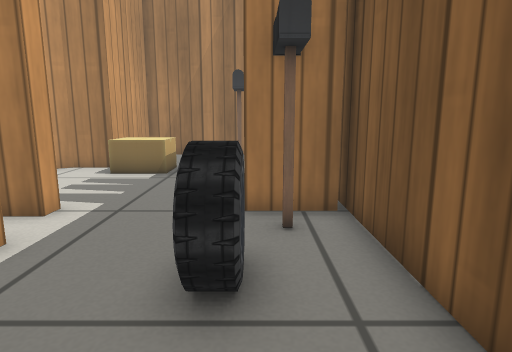
view 1 (above)

14 first-person views from a walk through a world built for the Gazebo simulator. The camera is 0.5 m above the floor, tilts 10° down and sees 75° across. Floor lines are 1 m apart. The floor is counted in squares, 0.25 m on a side. Each view is taken from the middle of a square. On the plan, view 1 faces up. The plan holds only what a view shows up to about 18 squares ahead; the rest is blank. The place goes on beyond the plan. Gazebo's built-in surfaces are drawn with simple patterns.

view 2
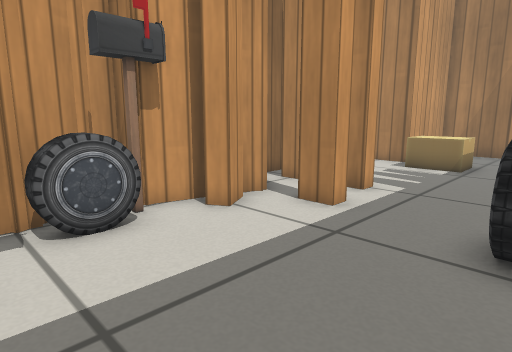

view 3
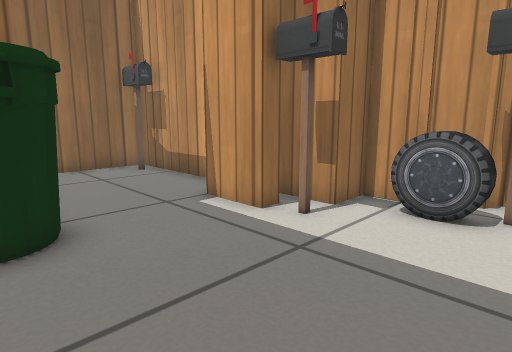

view 4
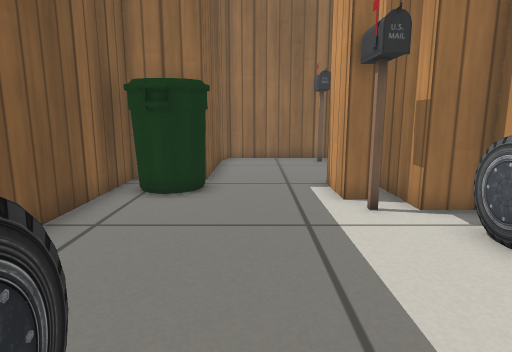

view 5
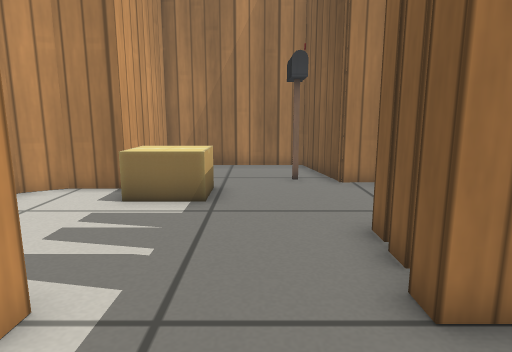

view 6
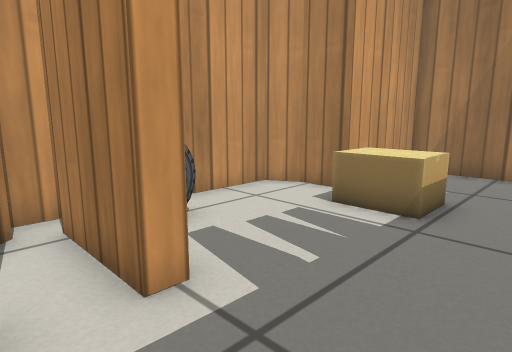

view 7
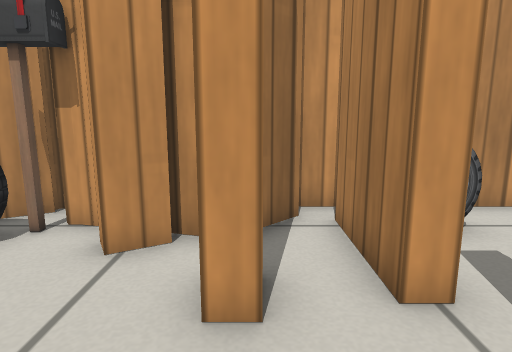

view 8
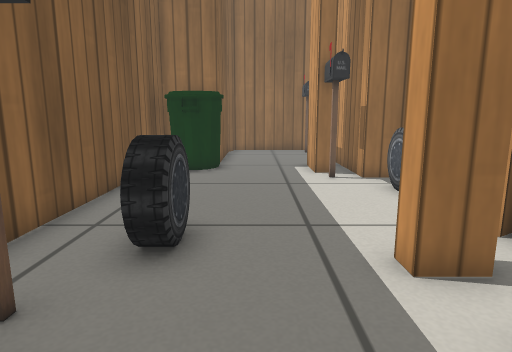

view 9
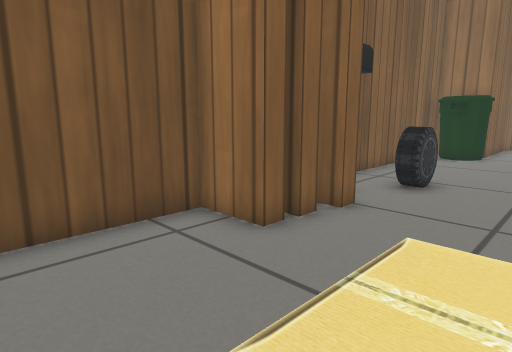

view 10
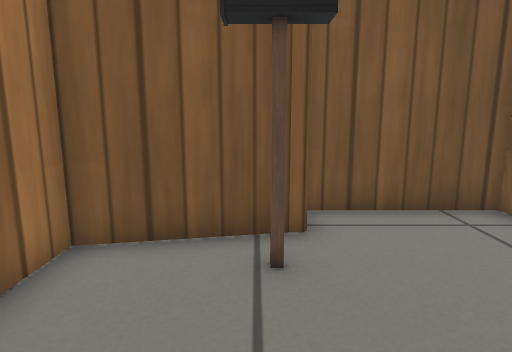

view 11
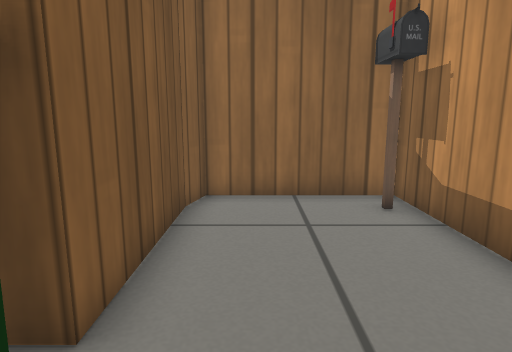

view 12
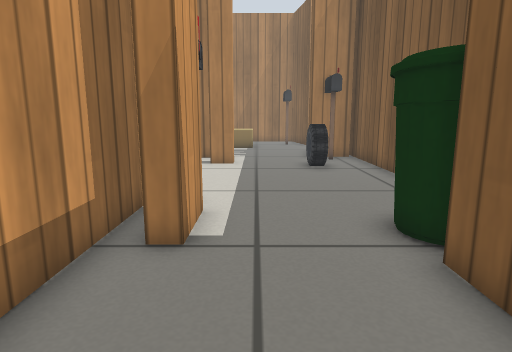

view 13
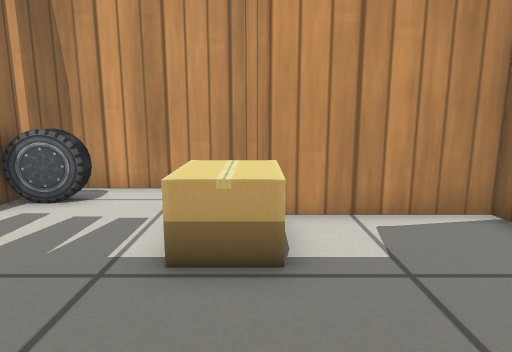

view 14
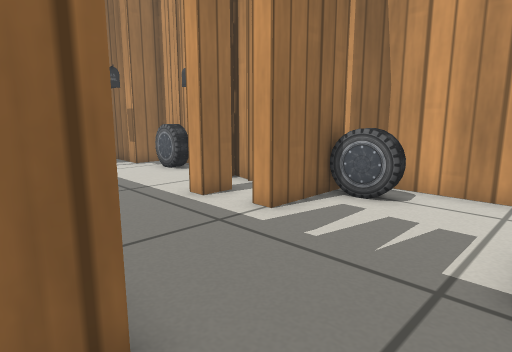

### Floor plan
Ten units are one square. View 1 is at (0, 0); x grows to the right and y downward. Boxes are objects, and circles mark ways between rooms. Rooms are numbered by the first view taken in them; rooms with no view inside come last. Other rooms are left out.
<svg viewBox="-88 -184 113 304">
<path fill="none" stroke="#000" d="M-49 30 -42 30 -42 50M-4 57 20 57 20 -35M-70 5 -70 20 -56 20M-40 -45 -50 -45M-67 -29 -71 -15 -83 -15 -81 -7 -75 -5M-79 -8 -68 10M-61 -37 -56 -28 -62 -25M-63 -46 -66 -34M-43 -66 -74 -66M-50 -51 -40 -51 -40 -45M20 -35 20 -80M19 -70 -2 -70M-76 -59 -63 -46M0 -91 0 -97 20 -97 20 -141 6 -141M10 -142 7 -141 0 -179 -56 -179 -56 -133 -73 -133 -83 -127 -83 -59M0 -81 0 -88M-2 -70 -2 -76M-74 -72 -43 -72 -43 -66M-42 50 -48 50M-4 104 -4 57M-56 20 -56 114 -7 114 -4 102"/>
<rect x="-75" y="-15" width="20" height="10" fill="#bbb"><title>postbox</title></rect>
<rect x="-65" y="-5" width="10" height="20" fill="#bbb"><title>car</title></rect>
<rect x="-55" y="5" width="20" height="20" fill="#bbb"><title>postbox</title></rect>
<rect x="-15" y="25" width="30" height="30" fill="#bbb"><title>bin</title></rect>
<rect x="-15" y="-45" width="20" height="20" fill="#bbb"><title>car</title></rect>
<rect x="-5" y="-65" width="20" height="20" fill="#bbb"><title>postbox</title></rect>
<rect x="-75" y="-95" width="10" height="20" fill="#bbb"><title>car</title></rect>
<rect x="-55" y="-135" width="30" height="20" fill="#bbb"><title>cardboard box</title></rect>
<rect x="-15" y="-155" width="20" height="20" fill="#bbb"><title>postbox</title></rect>
<rect x="-55" y="85" width="10" height="30" fill="#bbb"><title>postbox</title></rect>
<circle cx="-10" cy="-45" r="3" fill="#2a7"/>
<circle cx="-20" cy="57" r="3" fill="#2a7"/>
<circle cx="-25" cy="-70" r="3" fill="#2a7"/>
<text x="-20" y="10">1</text>
<text x="-20" y="-50">2</text>
<text x="-30" y="-120">3</text>
<text x="-30" y="80">4</text>
</svg>
Room 1 opens to room 2. Room 1 opens to room 4. Room 2 opens to room 3.

Where each view was taken, in squares from view 1:
view 1: 0 up, 0 right, facing up
view 2: 2 down, 0 right, facing up-left
view 3: 2 up, 1 right, facing down-left
view 4: 5 up, 2 left, facing down
view 5: 4 up, 2 left, facing up
view 6: 5 up, 1 left, facing up-left
view 7: 5 up, 1 left, facing left
view 8: 9 up, 2 left, facing down
view 9: 14 up, 4 left, facing down-right
view 10: 15 up, 5 left, facing right
view 11: 3 down, 2 left, facing down
view 12: 10 down, 3 left, facing up
view 13: 13 up, 1 right, facing left
view 14: 12 up, 1 right, facing down-left
